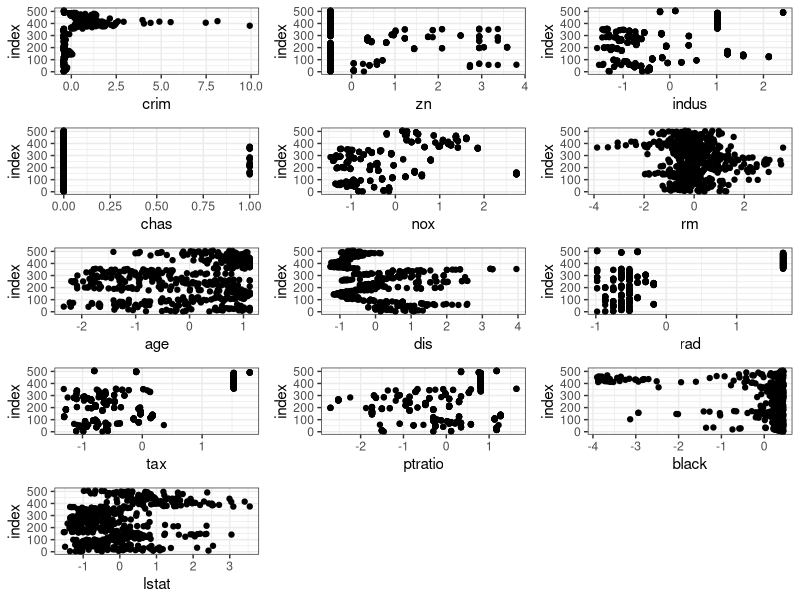
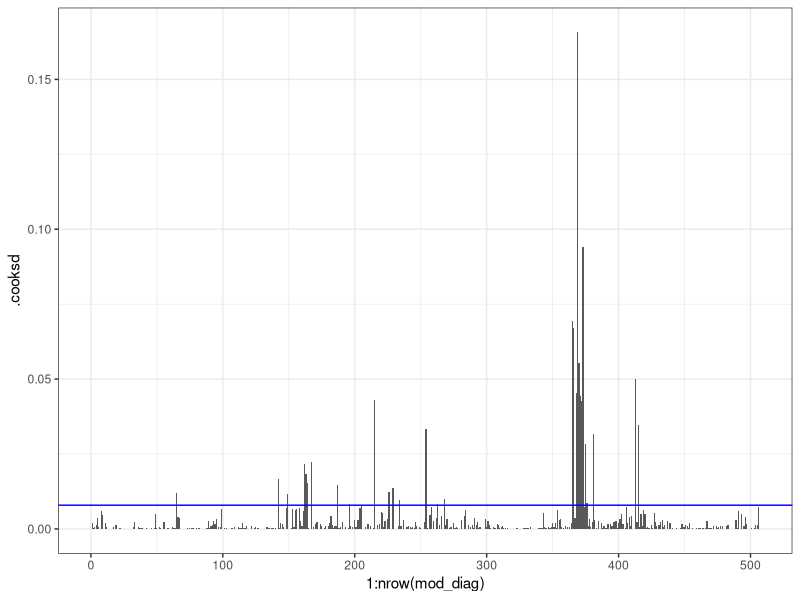
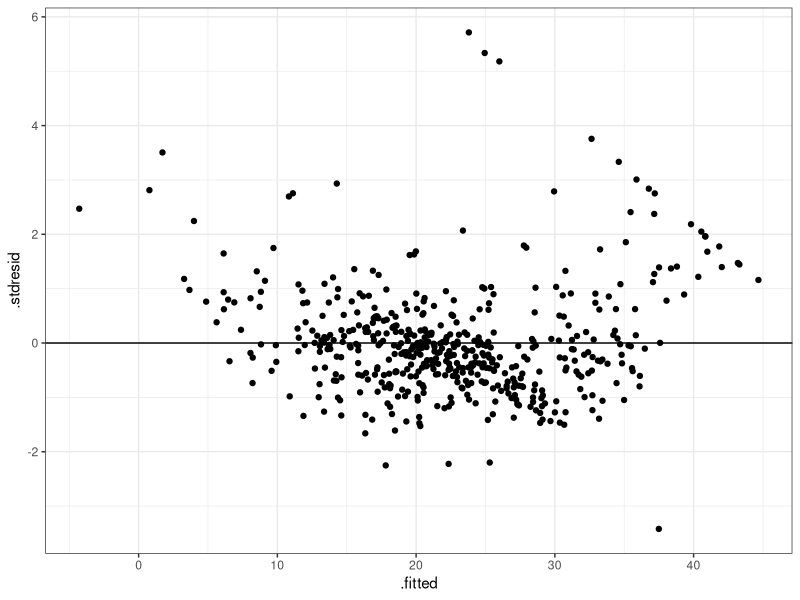
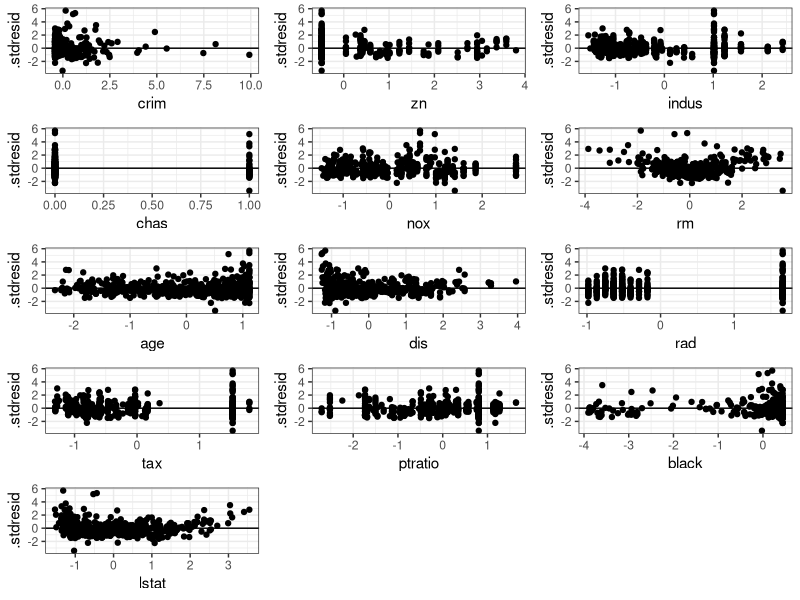

Recreate these plots in R, in order. (Note: this script raises an error after producing the figures.)
## ---- chunk 1
knitr::opts_chunk$set(echo = TRUE, dpi = 300, warning=FALSE, message=FALSE)
if (!requireNamespace("ggplot2", quietly = TRUE))
  install.packages("ggplot2")
if (!requireNamespace("cowplot", quietly = TRUE))
  install.packages("cowplot")
if (!requireNamespace("MASS", quietly = TRUE))
  install.packages("MASS")
if (!requireNamespace("car", quietly = TRUE))
  install.packages("car")
if (!requireNamespace("gridExtra", quietly = TRUE))
  install.packages("gridExtra")
library(MASS)
library(ggplot2)
library(cowplot)
library(car)
library(gridExtra)
theme_set(theme_bw())
## ---- chunk 2
data("Boston")

head(Boston)
## ---- chunk 3
colSums(is.na(Boston))
## ---- chunk 4
Bostonst <- data.frame(scale(Boston[1:3], center=TRUE, scale = TRUE),
                       Boston[4],
                       scale(Boston[5:13], center=TRUE, scale = TRUE),
                       Boston[14])
## ---- chunk 5
mod <- lm(medv~crim+zn+indus+chas+nox+rm+age+dis+rad+tax+ptratio+black+lstat, data = Bostonst)
summary(mod)
## ---- chunk 6

gg_dot <- ggplot(Bostonst, aes(y = 1:nrow(Bostonst))) + geom_point() + ylab('index')
Pl1 <- gg_dot + aes(x = crim)
Pl2 <- gg_dot + aes(x = zn)
Pl3 <- gg_dot + aes(x = indus)
Pl4 <- gg_dot + aes(x = chas)
Pl5 <- gg_dot + aes(x = nox)
Pl6 <- gg_dot + aes(x = rm)
Pl7 <- gg_dot + aes(x = age)
Pl8 <- gg_dot + aes(x = dis)
Pl9 <- gg_dot + aes(x = rad)
Pl10 <- gg_dot + aes(x = tax)
Pl11 <- gg_dot + aes(x = ptratio)
Pl12 <- gg_dot + aes(x = black)
Pl13 <- gg_dot + aes(x = lstat)


plot_grid(Pl1, Pl2, Pl3, Pl4, Pl5, Pl6,
          Pl7,Pl8, Pl9, Pl10, Pl11, Pl12, Pl13,
          ncol = 3, nrow = 5)

## ---- chunk 7

mod_diag <- data.frame(fortify(mod))

ggplot(data = mod_diag, aes(x = 1:nrow(mod_diag), y = .cooksd)) + 
  geom_bar(stat = "identity") + 
  geom_hline(yintercept = 4/nrow(mod_diag), colour ='blue') 


## ---- chunk 8
gg_resid <- ggplot(data = mod_diag, aes(x = .fitted, y = .stdresid)) + 
  geom_point() + geom_hline(yintercept = 0)
gg_resid

## ---- chunk 9
res_1 <- gg_resid + aes(x = crim)
res_2 <- gg_resid + aes(x = zn)
res_3 <- gg_resid + aes(x = indus)
res_4 <- gg_resid + aes(x = chas)
res_5 <- gg_resid + aes(x = nox)
res_6 <- gg_resid + aes(x = rm)
res_7 <- gg_resid + aes(x = age)
res_8 <- gg_resid + aes(x = dis)
res_9 <- gg_resid + aes(x = rad)
res_10 <- gg_resid + aes(x = tax)
res_11 <- gg_resid + aes(x = ptratio)
res_12 <- gg_resid + aes(x = black)
res_13 <- gg_resid + aes(x = lstat)


grid.arrange(res_1, res_2, res_3, res_4,
             res_5, res_6, res_7, res_8, res_9, res_10,
             res_11, res_12, res_13, nrow = 5)

## ---- chunk 10
qqPlot(mod)
## ---- chunk 11
pairs(Bostonst)
## ---- chunk 12
ggplot(Bostonst, aes(x = lstat, y = medv)) + 
  geom_point() + 
  geom_smooth(method="lm")
## ---- chunk 13
vif(mod)
mod <- update(mod, . ~ . - tax)
vif(mod)
mod <- update(mod, . ~ . - nox)
vif(mod)
mod <- update(mod, . ~ . - dis)
vif(mod)
## ---- chunk 14
summary(mod)
## ---- chunk 15
drop1(mod, test = "F")
mod <- update(mod, . ~ . - zn)
drop1(mod, test = "F")
mod <- update(mod, . ~ . - indus)
drop1(mod, test = "F")
mod <- update(mod, . ~ . - age)
drop1(mod, test = "F")
## ---- chunk 16
summary(mod)
